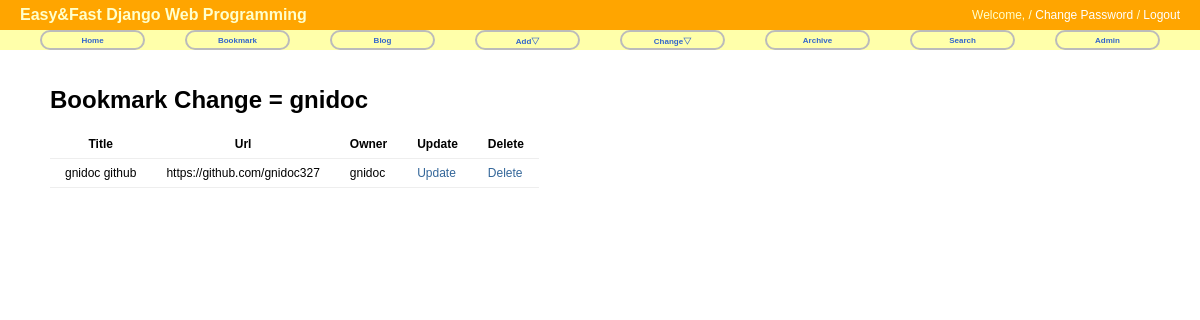
The app's page /bookmark/change/ (signed in) with its own data.
### bookmark/models.py (models this page shows, shortened)
@python_2_unicode_compatible    #Python 2.x 지원용
class Bookmark(models.Model):
    title = models.CharField(max_length=100, blank=True, null=True)
    url = models.URLField('url', unique=True)
    owner = models.ForeignKey(User, null=True)

### bookmark/views.py (the view)
class BookmarkChangeLV(LoginRequiredMixin, ListView):
    template_name = 'bookmark/bookmark_change_list.html'
    def get_queryset(self):
        return Bookmark.objects.filter(owner=self.request.user)

### bookmark/templates/bookmark/bookmark_change_list.html (shortened to what this page needs)
{% extends "base.html" %}
{% block content %}
<div id="content">
    <h1>Bookmark Change = {{ user }}</h1>
    <table class="change-list">
        <tr>
            <th>Title</th>
            <th>Url</th>
            <th>Owner</th>
            <th>Update</th>
            <th>Delete</th>
        </tr>
        {% for item in object_list %}
        <tr>
            <td>{{ item.title }}</td>
            <td>{{ item.url }}</td>
            <td>{{ item.owner }}</td>
            <td><a href="{% url 'bookmark:update' item.id %}">Update</a> </td>
            <td><a href="{% url 'bookmark:delete' item.id %}">Delete</a> </td>
        </tr>
        {% endfor %}
    </table>
</div>
{% endblock %}

### static/css/base.css (style rules this page uses)
body { font-family: "Lucia Grande",Verdana,Arial,sans-serif; font-size: 12px; }
div#content { position: absolute; top: 70px; left: 50px; right: 50px; }
a:link, a:visited { color: #369; text-decoration: none; }
table { border-collapse: collapse; }
td, th { line-height: 18px; border-bottom: 1px solid #eee; vertical-align: top; padding: 5px 15px; font-family: "Lucia Grande", Verdana, Arial, sans-serif; }

### records on screen
Bookmark: title "gnidoc github", url "https://github.com/gnidoc327", owner "gnidoc"

### other values on screen
{{ user }} "gnidoc"
